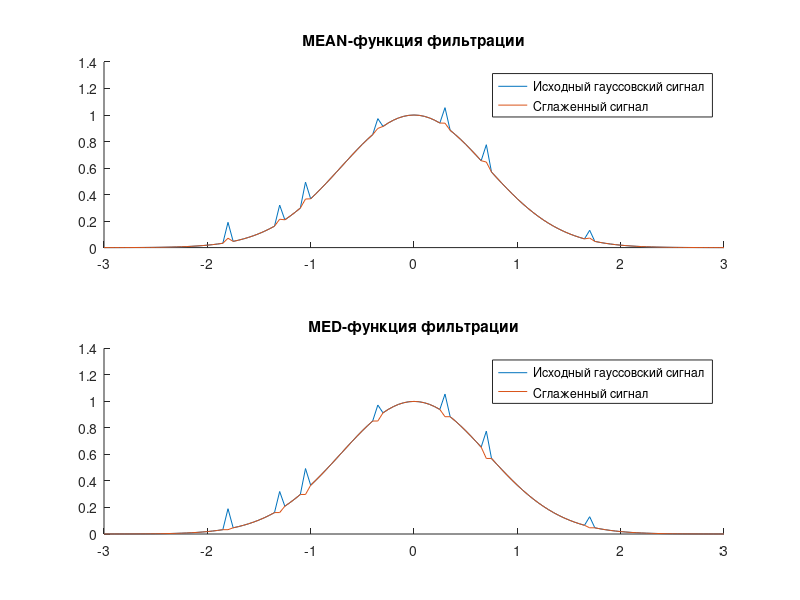

This figure's MATLAB source:
function lab_08()
    F = 3; 
    dt = 0.05;
    x = -F:dt:F;
    yx = mygaussignal(x); 
    uxbase = mygaussignal(x);
    ux = mygaussignal(x);
    N = length(yx); 

    a = 0.25;
    epsv = 0.05;

    px = a .* rand(1, 7); 

    pos = [25, 35, 40, 54, 67, 75, 95]; 
    pxx = length(pos);

    for i = 1 : 1 : pxx
        ux(pos(i)) = ux(pos(i)) + px(i); 
        uxbase(pos(i)) = uxbase(pos(i)) + px(i); 
    end

    for i = 1 : 1 : N
        smthm = mean(ux, i); 
        if (abs(ux(i) - smthm) > epsv)
            ux(i) = smthm; 
        end
    end

    figure;
    subplot(2, 1, 1);
    title('MEAN-функция фильтрации');
    hold on; 
    plot(x, uxbase);
    plot(x, ux); 
    legend('Исходный гауссовский сигнал', 'Сглаженный сигнал');
    hold off; 

    uxbase = mygaussignal(x);
    ux = mygaussignal(x);

    for i = 1 : 1 : pxx
        ux(pos(i)) = ux(pos(i)) + px(i); 
        uxbase(pos(i)) = uxbase(pos(i)) + px(i); 
    end

    for i = 1 : 1 : N
        smthm = med(uxbase, i); 
        if (abs(ux(i) - smthm) > epsv)
            ux(i) = smthm; 
        end
    end

    subplot(2, 1, 2);
    title('MED-функция фильтрации');
    hold on; 
    plot(x, uxbase);
    plot(x, ux); 
    legend('Исходный гауссовский сигнал', 'Сглаженный сигнал');
    hold off;
end

function y = mean(ux, i)
    r = 0;
    imin = i - 2; 
    imax = i + 2; 
    for j = imin : 1 : imax
        if (j > 0 && j < (length(ux) + 1))
            r = r + ux(j); 
        end
    end
    r = r / 5; 
    y = r; 
end

function y = med(ux, i)
    imin = i - 1; 
    imax = i + 1; 
    ir = 0; 
    if (imin < 1)
        ir = ux(imax); 
    else
        if (imax > length(ux))
            ir = ux(imin); 
        else
            if (ux(imax) > ux(imin))
                ir = ux(imin); 
            else
                ir = ux(imax); 
            end
        end
    end
    y = ir; 
end

function y = mygaussignal(x)
    a = 1;
    sigma = 1; 
    y = a * exp(-x.^2 / sigma ^ 2); 
end